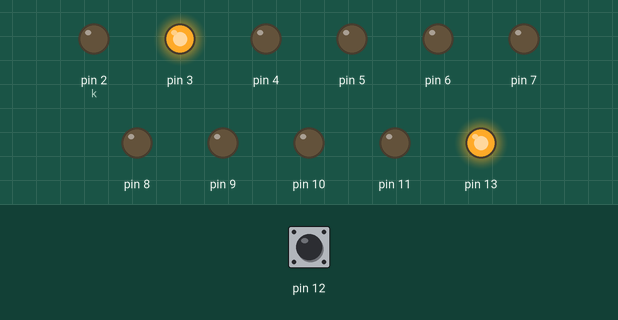
Recording of a sketch running on a simulated Arduino Uno, built with avr-gcc and run on an emulated ATmega328P. Parts: output pins drawn as LEDs (lit = HIGH). The inputs (shaded band) are chosen by the test bench; at power-on: pin 12 HIGH.

Above: at 0.45 s.
At 3.15 s:
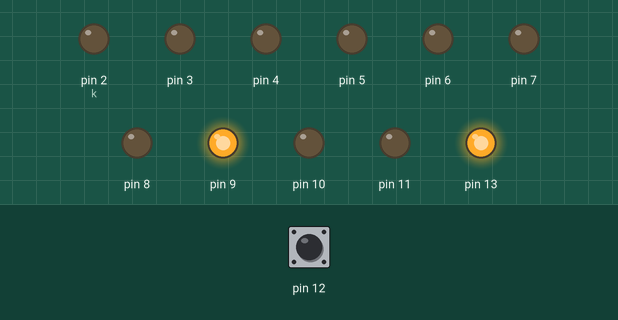
At 7.89 s:
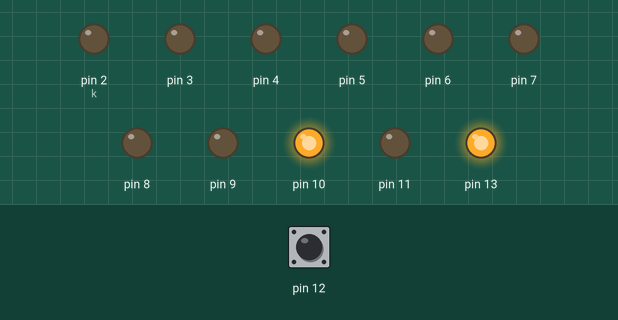
At 15.49 s:
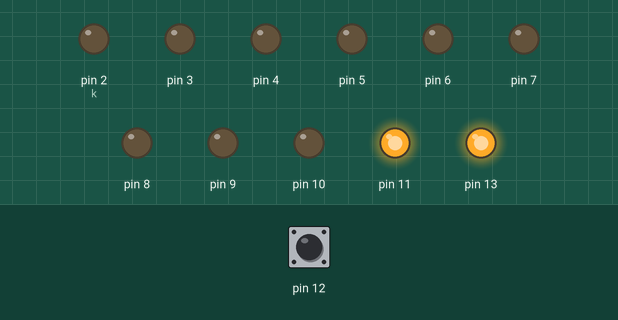
At 27.77 s:
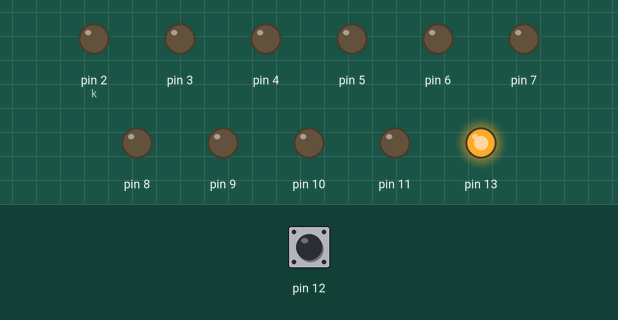
At 39.57 s:
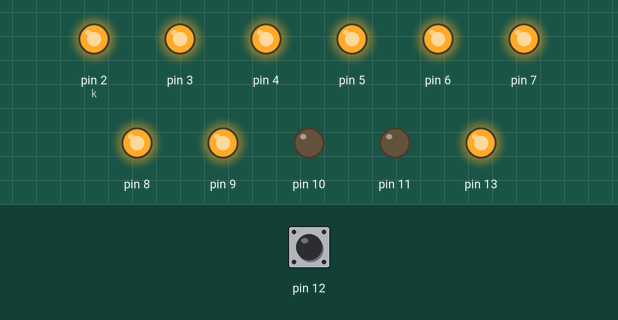
Timing chart, 0 to 40.0 s (numbered marks = the images above):
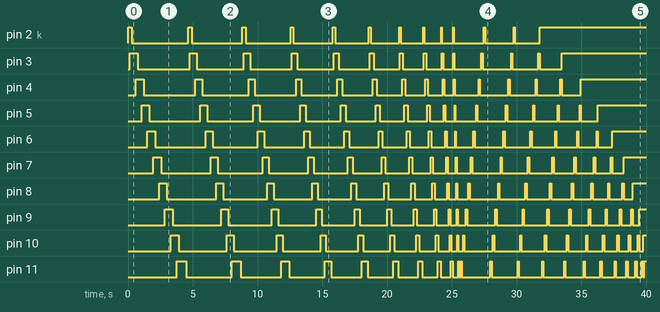

The sketch:

emp_bomb_v01.ino
```cpp
// the setup routine runs once when you press reset:
void setup() {
  // initialize the digital pin as an output.
  int i;
  for (i=2;i<12;i++)
  {
    pinMode(i, OUTPUT);
  }
  pinMode(12, INPUT);
  pinMode(13, OUTPUT);
  digitalWrite(13, HIGH);
}

// the loop routine runs over and over again forever:
void loop() {
  int i,j,k;
  while (digitalRead (12)==LOW)
  {

    for (i=10;i>0;i--)
    {
      for (j=2;j<12;j++)
      {
        digitalWrite(j, HIGH);   // turn the LED on (HIGH is the voltage level)
        delay(i*15);               // wait for a second
        k=i;
        if ((j+1)>11)
        {
          k=j+1;
          k=j-10;
          digitalWrite(k, HIGH);   // turn the LED on (HIGH is the voltage level)
          delay(i*15);
        }
          digitalWrite(j+1, HIGH);   // turn the LED on (HIGH is the voltage level)
          delay(i*15);
        digitalWrite(j, LOW);    // turn the LED off by making the voltage LOW
        delay(i*15);
      }
    }
    for (i=0;i<12;i++)
    {
      for (j=11;j>i;j--)
      {
        delay(100);
        digitalWrite(j, HIGH);   // turn the LED on (HIGH is the voltage level)
        delay(100);               // wait for a second
        digitalWrite(j, LOW);    // turn the LED off by making the voltage LOW

      }
      digitalWrite(i, HIGH);    // turn the LED off by making the voltage LOW
      delay(100);
    }
  }
}

//void music (void)
//{
//  digitalWrite (13,LOW);
//}
```

Measured:
- by itself, pin 2 (k): LOW → HIGH at 0.00 s, → LOW 0.30 s later, → HIGH 4.4 s later, → LOW 0.27 s later, … (25 changes in this stretch)
- by itself, pin 3: LOW → HIGH at 0.15 s, → LOW 0.60 s later, → HIGH 4.0 s later, → LOW 0.54 s later, … (27 changes in this stretch)
- by itself, pin 4: LOW → HIGH at 0.60 s, → LOW 0.60 s later, → HIGH 4.0 s later, → LOW 0.54 s later, … (29 changes in this stretch)
- by itself, pin 5: LOW → HIGH at 1.1 s, → LOW 0.60 s later, → HIGH 3.9 s later, → LOW 0.54 s later, … (31 changes in this stretch)
- by itself, pin 6: LOW → HIGH at 1.5 s, → LOW 0.60 s later, → HIGH 3.9 s later, → LOW 0.54 s later, … (33 changes in this stretch)
- by itself, pin 7: LOW → HIGH at 2.0 s, → LOW 0.60 s later, → HIGH 3.9 s later, → LOW 0.54 s later, … (35 changes in this stretch)
- by itself, pin 8: LOW → HIGH at 2.4 s, → LOW 0.60 s later, → HIGH 3.8 s later, → LOW 0.54 s later, … (37 changes in this stretch)
- by itself, pin 9: LOW → HIGH at 2.9 s, → LOW 0.60 s later, → HIGH 3.8 s later, → LOW 0.54 s later, … (39 changes in this stretch)
